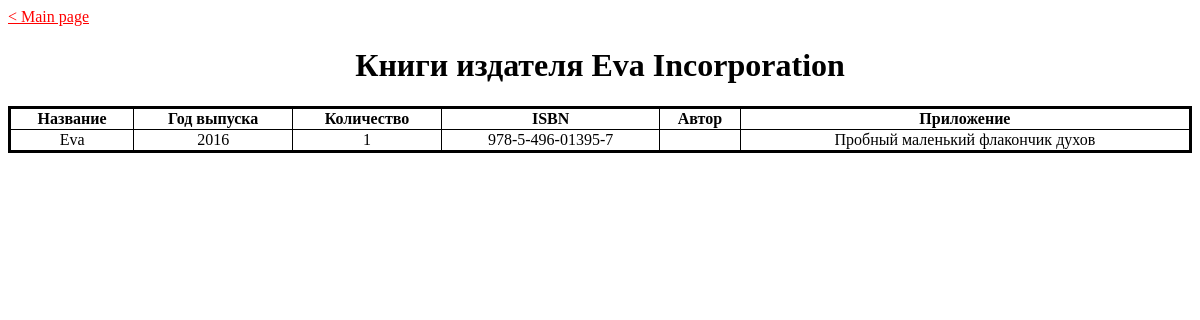
The page /books-by-publisher.php?publ=Eva Incorporation on the database its author committed.
### tables this page shows
CREATE TABLE `literature` (
  `id_book` int(11) NOT NULL,
  `name` text NOT NULL,
  `publication_date` date NOT NULL,
  `publisher` text NOT NULL,
  `quantity` int(11) NOT NULL,
  `ISBN` varchar(20) NOT NULL,
  `journal number` int(11) DEFAULT NULL,
  `type` enum('Book','Journal','Newspaper','') NOT NULL,
  `fid_resourse` int(11) DEFAULT NULL
);

CREATE TABLE `resourse` (
  `id` int(11) NOT NULL,
  `title` text NOT NULL
);

### books-by-publisher.php (the view, shortened to what this page needs)
<?php
	require 'conn.php';
	$title = "Книги издателя " . $_GET['publ'];
?>
<!DOCTYPE html>
<html lang="ru">
<head>
	<link rel="stylesheet" href="style.css">
</head>
<body>
	<h1>
		<?php echo $title;	?>
	</h1>
	<table border="1">
		<thead>
			<th>Название</th>
			<th>Год выпуска</th>
			<th>Количество</th>
			<th>ISBN</th>
			<th>Автор</th>
			<th>Приложение</th>
		</thead>
		<tbody>
			<?php
				$stm = "
SELECT l.id_book, l.name, DATE_FORMAT(l.publication_date, '%Y'), l.quantity, l.ISBN, r.title
	FROM literature l
    LEFT JOIN resourse r ON r.id=l.fid_resourse
	WHERE l.publisher LIKE ?;";
				$pdo_stm = $pdo->prepare($stm);
				$pdo_stm->execute(
                	array($_GET['publ'])
            	);
            	$pdo_stm->setFetchMode(PDO::FETCH_NUM);
            	foreach ($pdo_stm as $row) {
                	echo '<tr>';
                	for ($i = 1; $i <= 4; ++$i) {
                    	echo '<td>' . $row[$i] . '</td>';
                	}
                	echo "<td>";
                	echo "</td>";
                	echo "<td>" . $row[5] . "</td>";
                	echo '</tr>';
            	}
			?>
		</tbody>
	</table>
</body>

### style.css (style rules this page uses)
body { text-align: center; }
table { width: 100%; border-collapse: collapse; border: 3px solid black; }
.main-page-link { display: block; text-align: start; color: red; }

### rows shown on the page
literature: name "Eva", i "2016", quantity "1", ISBN "978-5-496-01395-7", fid_resourse.title "Пробный маленький флакончик духов"

### other values the page prints
file_get_contents("main-page-link.htm") "< Main page"
$title "Книги издателя Eva Incorporation"
